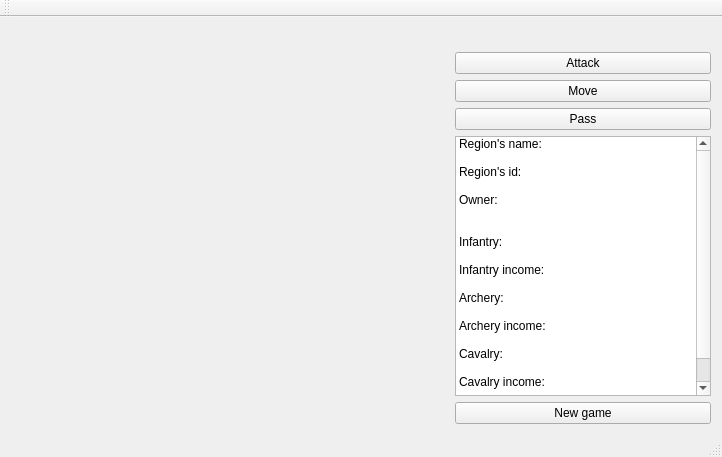
<?xml version="1.0" encoding="UTF-8"?>
<ui version="4.0">
 <class>MainWindow</class>
 <widget class="QMainWindow" name="MainWindow">
  <property name="geometry">
   <rect>
    <x>0</x>
    <y>0</y>
    <width>722</width>
    <height>457</height>
   </rect>
  </property>
  <property name="windowTitle">
   <string>MainWindow</string>
  </property>
  <widget class="QWidget" name="centralWidget">
   <layout class="QGridLayout" name="gridLayout">
    <item row="1" column="1">
     <layout class="QVBoxLayout" name="verticalLayout">
      <item>
       <widget class="QPushButton" name="pbAttack">
        <property name="text">
         <string>Attack</string>
        </property>
       </widget>
      </item>
      <item>
       <widget class="QPushButton" name="pbMove">
        <property name="text">
         <string>Move</string>
        </property>
       </widget>
      </item>
      <item>
       <widget class="QPushButton" name="pbPass">
        <property name="text">
         <string>Pass</string>
        </property>
       </widget>
      </item>
      <item>
       <widget class="QListWidget" name="listRegion">
        <property name="sizePolicy">
         <sizepolicy hsizetype="Minimum" vsizetype="Preferred">
          <horstretch>0</horstretch>
          <verstretch>0</verstretch>
         </sizepolicy>
        </property>
        <property name="minimumSize">
         <size>
          <width>0</width>
          <height>0</height>
         </size>
        </property>
        <property name="maximumSize">
         <size>
          <width>16777215</width>
          <height>500</height>
         </size>
        </property>
        <property name="baseSize">
         <size>
          <width>0</width>
          <height>0</height>
         </size>
        </property>
        <item>
         <property name="text">
          <string>Region's name:</string>
         </property>
        </item>
        <item>
         <property name="text">
          <string/>
         </property>
        </item>
        <item>
         <property name="text">
          <string>Region's id:</string>
         </property>
        </item>
        <item>
         <property name="text">
          <string/>
         </property>
        </item>
        <item>
         <property name="text">
          <string>Owner:</string>
         </property>
        </item>
        <item>
         <property name="text">
          <string/>
         </property>
        </item>
        <item>
         <property name="text">
          <string/>
         </property>
        </item>
        <item>
         <property name="text">
          <string>Infantry:</string>
         </property>
        </item>
        <item>
         <property name="text">
          <string/>
         </property>
        </item>
        <item>
         <property name="text">
          <string>Infantry income:</string>
         </property>
        </item>
        <item>
         <property name="text">
          <string/>
         </property>
        </item>
        <item>
         <property name="text">
          <string>Archery:</string>
         </property>
        </item>
        <item>
         <property name="text">
          <string/>
         </property>
        </item>
        <item>
         <property name="text">
          <string>Archery income:</string>
         </property>
        </item>
        <item>
         <property name="text">
          <string/>
         </property>
        </item>
        <item>
         <property name="text">
          <string>Cavalry:</string>
         </property>
        </item>
        <item>
         <property name="text">
          <string/>
         </property>
        </item>
        <item>
         <property name="text">
          <string>Cavalry income:</string>
         </property>
        </item>
        <item>
         <property name="text">
          <string/>
         </property>
        </item>
        <item>
         <property name="text">
          <string/>
         </property>
        </item>
       </widget>
      </item>
      <item>
       <widget class="QPushButton" name="pbNewGame">
        <property name="text">
         <string>New game</string>
        </property>
       </widget>
      </item>
     </layout>
    </item>
    <item row="1" column="0">
     <widget class="CMapDisplay" name="MapDisplay">
      <property name="sizePolicy">
       <sizepolicy hsizetype="Expanding" vsizetype="Expanding">
        <horstretch>0</horstretch>
        <verstretch>0</verstretch>
       </sizepolicy>
      </property>
      <property name="minimumSize">
       <size>
        <width>1</width>
        <height>1</height>
       </size>
      </property>
      <property name="text">
       <string/>
      </property>
     </widget>
    </item>
    <item row="0" column="0">
     <widget class="QLabel" name="lWhoseTurn">
      <property name="font">
       <font>
        <pointsize>12</pointsize>
        <weight>75</weight>
        <bold>true</bold>
       </font>
      </property>
      <property name="autoFillBackground">
       <bool>true</bool>
      </property>
      <property name="text">
       <string/>
      </property>
      <property name="alignment">
       <set>Qt::AlignCenter</set>
      </property>
     </widget>
    </item>
   </layout>
  </widget>
  <widget class="QMenuBar" name="menuBar">
   <property name="geometry">
    <rect>
     <x>0</x>
     <y>0</y>
     <width>722</width>
     <height>20</height>
    </rect>
   </property>
  </widget>
  <widget class="QToolBar" name="mainToolBar">
   <attribute name="toolBarArea">
    <enum>TopToolBarArea</enum>
   </attribute>
   <attribute name="toolBarBreak">
    <bool>false</bool>
   </attribute>
  </widget>
  <widget class="QStatusBar" name="statusBar"/>
 </widget>
 <layoutdefault spacing="6" margin="11"/>
 <customwidgets>
  <customwidget>
   <class>CMapDisplay</class>
   <extends>QLabel</extends>
   <header>cmapdisplay.h</header>
  </customwidget>
 </customwidgets>
 <resources/>
 <connections/>
</ui>
